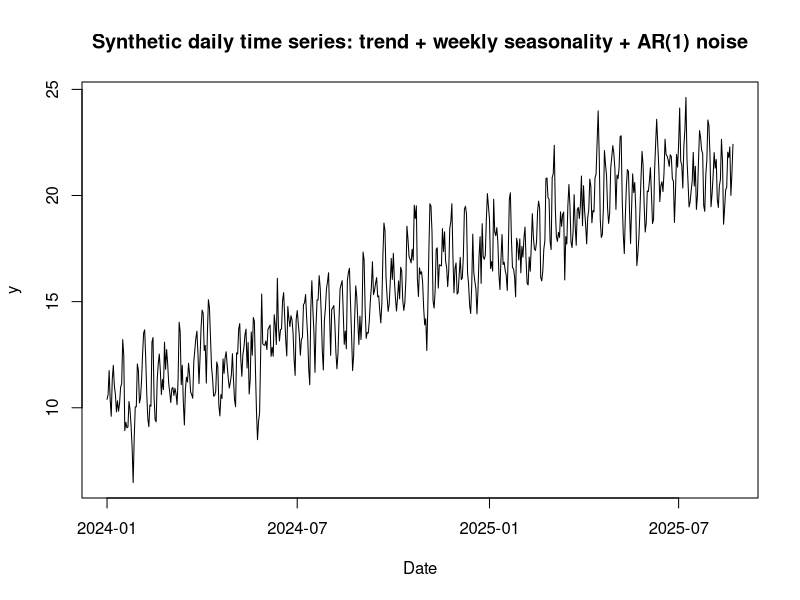
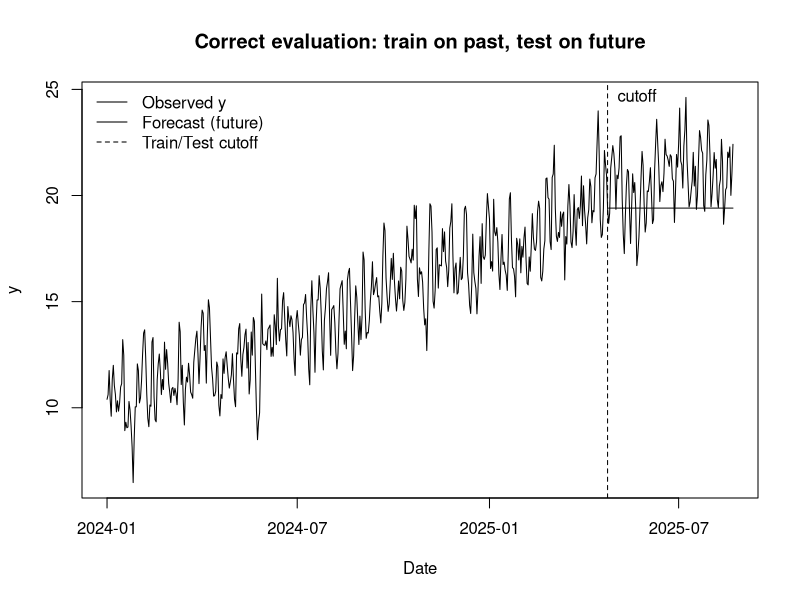
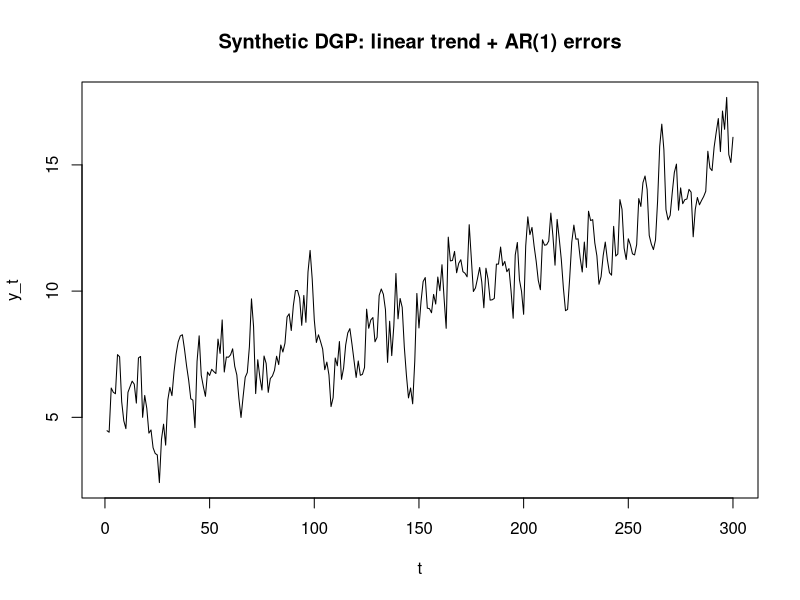
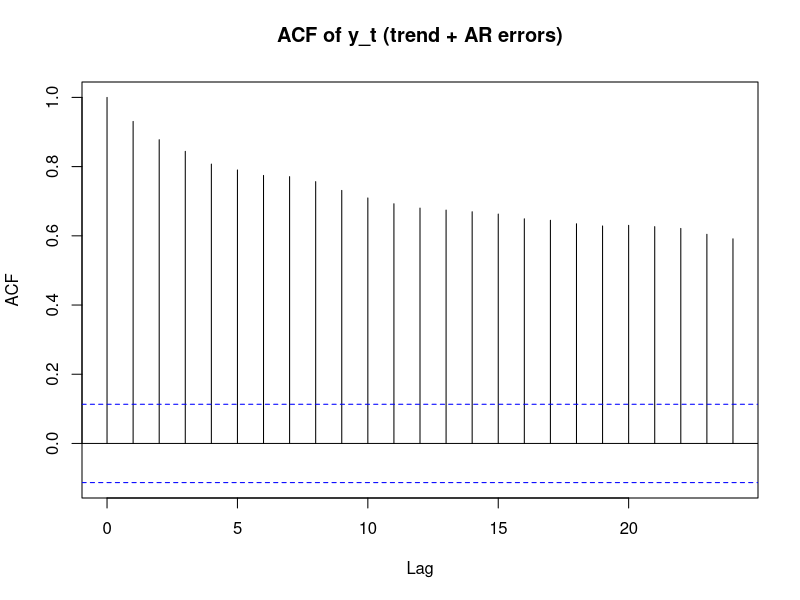
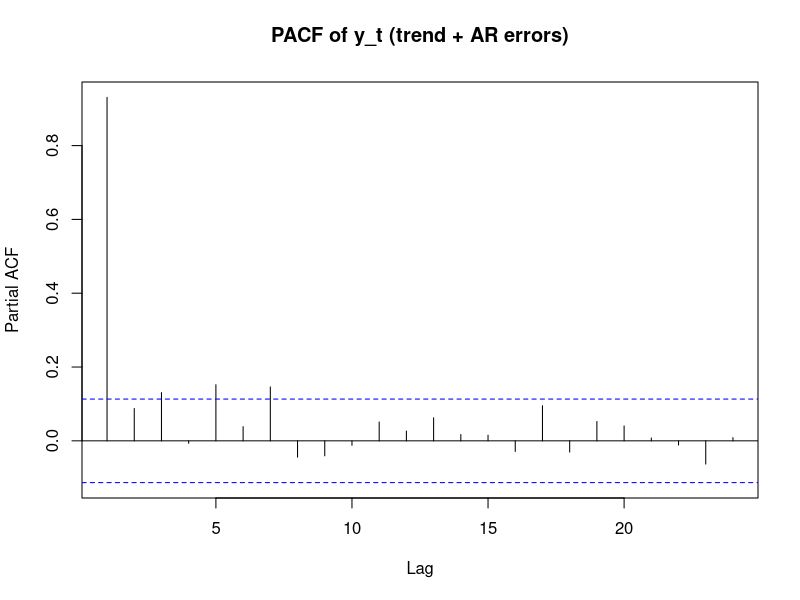
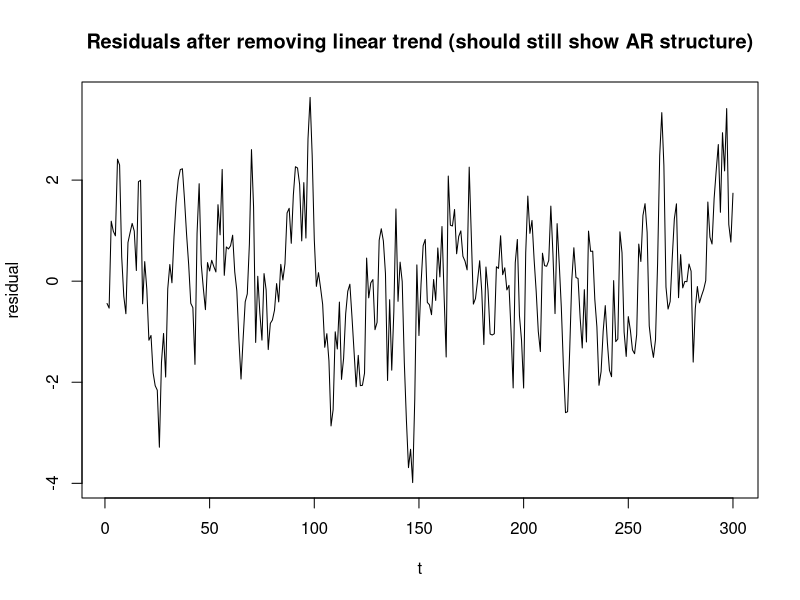
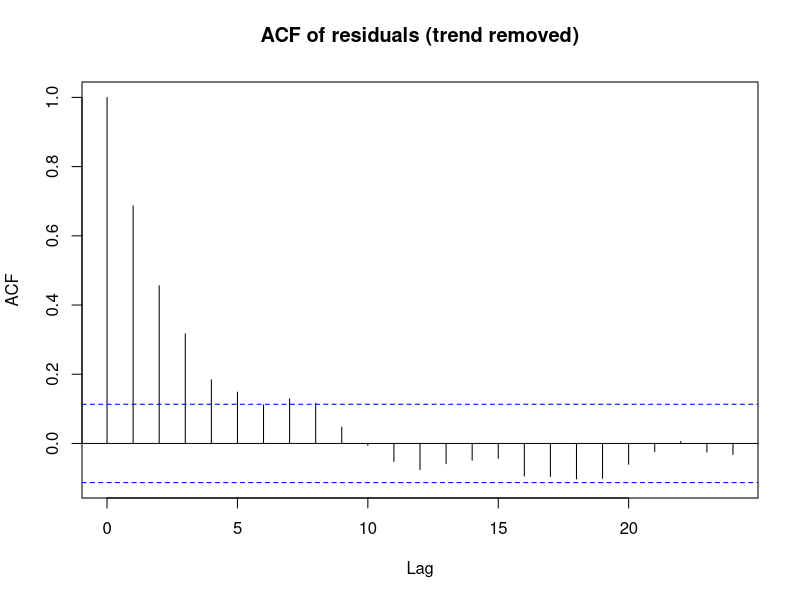
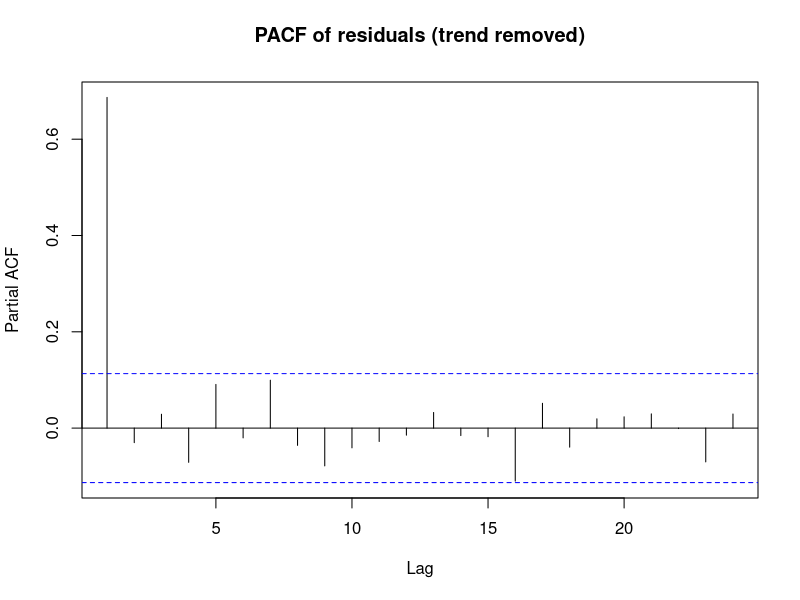

Recreate these plots in R, in order.
############################################
# Time leakage demo + DGP/ACF/PACF demo in R
# Seed: 123
# Fully sequential, hard-coded, no user-defined functions
############################################

# --- 0) Setup
set.seed(123)

# Optional package check for auto.arima (nice-to-have)
use_forecast <- requireNamespace("forecast", quietly = TRUE)

# --- 1) Create a synthetic daily time series (trend + weekly seasonality + AR(1) noise)
n <- 600
dates <- seq.Date(from = as.Date("2024-01-01"), by = "day", length.out = n)
t <- 1:n

trend <- 0.02 * t
weekly <- 1.2 * sin(2 * pi * t / 7)

phi <- 0.65
eps <- rnorm(n, mean = 0, sd = 1.0)
ar_noise <- rep(NA_real_, n)
ar_noise[1] <- eps[1]
for (i in 2:n) {
  ar_noise[i] <- phi * ar_noise[i - 1] + eps[i]
}

y <- 10 + trend + weekly + ar_noise

df <- data.frame(
  date = dates,
  t = t,
  y = y
)

# --- 2) Visualize the series
plot(df$date, df$y, type = "l",
     main = "Synthetic daily time series: trend + weekly seasonality + AR(1) noise",
     xlab = "Date", ylab = "y")

############################################
# PART A: Time leakage demo (random split vs time split)
############################################

# --- 3) WRONG evaluation: random train/test split (time leakage)
set.seed(123)
test_frac <- 0.20
test_n <- floor(n * test_frac)

test_idx_random <- sample(1:n, size = test_n, replace = FALSE)
train_idx_random <- setdiff(1:n, test_idx_random)

y_train_random <- df$y[train_idx_random]
y_test_random  <- df$y[test_idx_random]

# Fit model on randomly selected training points (conceptually wrong for time series)
if (use_forecast) {
  fit_random <- forecast::auto.arima(y_train_random)
  pred_random <- as.numeric(forecast::forecast(fit_random, h = length(y_test_random))$mean)
} else {
  fit_random <- arima(y_train_random, order = c(1,0,0))
  pred_random <- as.numeric(predict(fit_random, n.ahead = length(y_test_random))$pred)
}

rmse_random <- sqrt(mean((y_test_random - pred_random)^2))

cat("\n==============================\n")
cat("WRONG: Random split RMSE (time leakage): ", rmse_random, "\n")
cat("==============================\n")

# --- 4) RIGHT evaluation: train on past, test on future
cut <- n - test_n
train_idx_time <- 1:cut
test_idx_time  <- (cut + 1):n

y_train_time <- df$y[train_idx_time]
y_test_time  <- df$y[test_idx_time]

if (use_forecast) {
  fit_time <- forecast::auto.arima(y_train_time)
  pred_time <- as.numeric(forecast::forecast(fit_time, h = length(y_test_time))$mean)
} else {
  fit_time <- arima(y_train_time, order = c(1,0,0))
  pred_time <- as.numeric(predict(fit_time, n.ahead = length(y_test_time))$pred)
}

rmse_time <- sqrt(mean((y_test_time - pred_time)^2))

cat("\n==============================\n")
cat("RIGHT: Time split RMSE (train past, test future): ", rmse_time, "\n")
cat("==============================\n")

# --- 5) Plot the correct evaluation (train vs test and forecast)
plot(df$date, df$y, type = "l",
     main = "Correct evaluation: train on past, test on future",
     xlab = "Date", ylab = "y")

abline(v = df$date[cut], lty = 2)
text(df$date[cut], max(df$y), labels = "cutoff", pos = 4)

lines(df$date[test_idx_time], pred_time, lty = 1)

legend("topleft",
       legend = c("Observed y", "Forecast (future)", "Train/Test cutoff"),
       lty = c(1, 1, 2),
       bty = "n")

############################################
# PART B: Synthetic DGP demo (autocorrelation + trend) + ACF/PACF diagnostics
############################################

# --- 6) Generate data from a known DGP: trend + AR(1) errors
# DGP: y_t = alpha + delta*t + e_t ; e_t = phi*e_{t-1} + u_t
set.seed(123)
n2 <- 300
t2 <- 1:n2

alpha <- 5
delta <- 0.03
phi2 <- 0.75
u <- rnorm(n2, mean = 0, sd = 1)

e <- rep(NA_real_, n2)
e[1] <- u[1]
for (i in 2:n2) {
  e[i] <- phi2 * e[i - 1] + u[i]
}

y2 <- alpha + delta * t2 + e

# --- 7) Plot the DGP series
plot(t2, y2, type = "l",
     main = "Synthetic DGP: linear trend + AR(1) errors",
     xlab = "t", ylab = "y_t")

# --- 8) Diagnose dependence with ACF and PACF
# ACF: shows correlation at different lags
acf(y2, main = "ACF of y_t (trend + AR errors)")

# PACF: highlights the 'direct' lag structure
pacf(y2, main = "PACF of y_t (trend + AR errors)")

# --- 9) Detrend and re-check ACF/PACF on residuals
# This separates "trend" from "dependence in errors"
fit_lm <- lm(y2 ~ t2)
resid2 <- residuals(fit_lm)

plot(t2, resid2, type = "l",
     main = "Residuals after removing linear trend (should still show AR structure)",
     xlab = "t", ylab = "residual")

acf(resid2, main = "ACF of residuals (trend removed)")
pacf(resid2, main = "PACF of residuals (trend removed)")

# --- 10) Fit an AR(1) model to residuals and compare estimated phi to truth
fit_ar1 <- arima(resid2, order = c(1,0,0))
cat("\n==============================\n")
cat("DGP truth phi2 = ", phi2, "\n")
cat("Estimated AR(1) phi from residuals = ", fit_ar1$coef[1], "\n")
cat("==============================\n")

# --- 11) Narration-ready takeaway
cat("\nNarration-ready takeaway:\n")
cat("- In the DGP, we *know* the errors are AR(1), so observations are dependent over time.\n")
cat("- ACF/PACF make that dependence visible.\n")
cat("- Removing trend helps isolate autocorrelation in the error process.\n")
cat("- Separately: random splits leak time and look too good; past->future splits are the honest default.\n")
